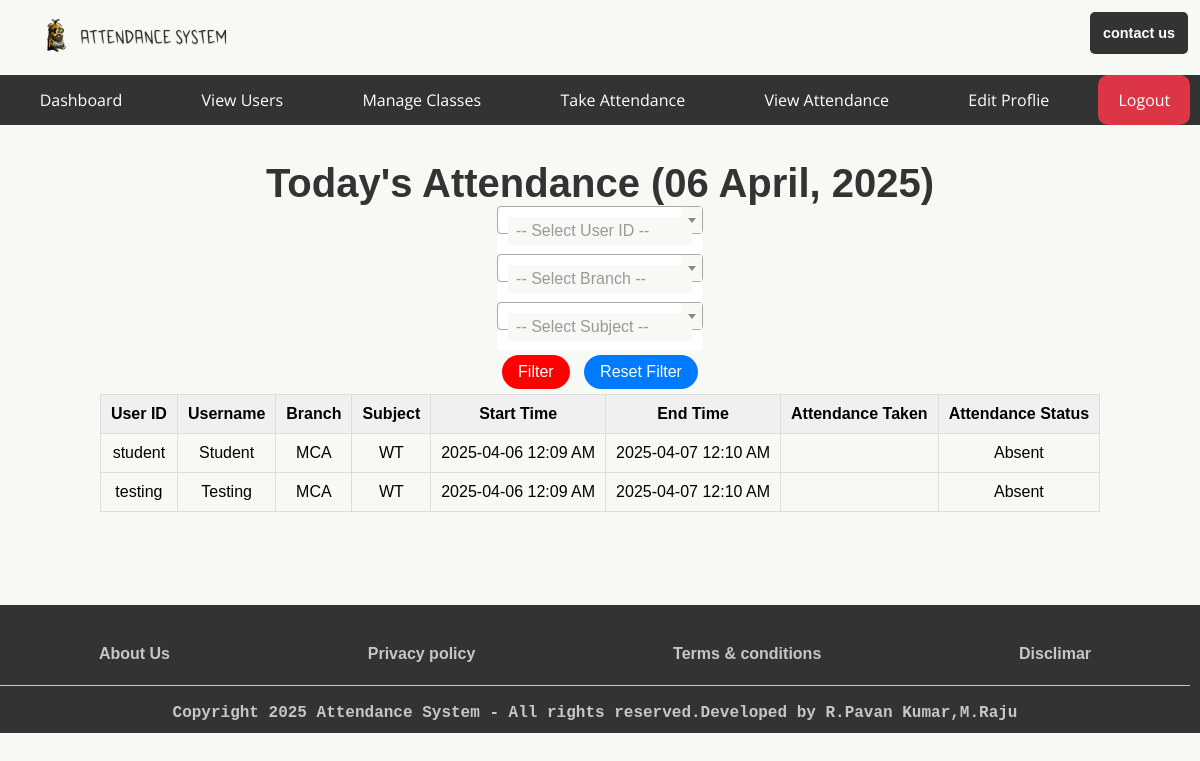
The app's page /teacher/view_attendance/today_attendance_all (signed in) with its own data.
### app.py (models this page shows, shortened)
class User(db.Model):
    userid = db.Column(db.String(10), primary_key=True, unique=True, nullable=False)
    username = db.Column(db.String(150), nullable=False)
    password_hash = db.Column(db.String(150), nullable=False)
    role = db.Column(db.String(50), nullable=False)

class SubjectsClasses(db.Model):  # Renamed to SubjectsClasses
    id = db.Column(db.Integer, primary_key=True)
    Branch = db.Column(db.String(200), nullable=False)
    Subject = db.Column(db.String(200), nullable=False)
    Start_Time = db.Column(db.DateTime, nullable=False)
    End_Time = db.Column(db.DateTime, nullable=False)
    date_created = db.Column(db.DateTime, default=datetime.utcnow)
    completed = db.Column(db.Integer, default=0)

### app.py (the view)
@app.route('/<role>/view_attendance/today_attendance_all', methods=['GET', 'POST'])
@role_required(['admin', 'teacher'])
def today_attendance_all(role):
    today = date.today()
    start_of_day = datetime.combine(today, time.min)
    end_of_day = datetime.combine(today, time.max)
    students_query = User.query.filter_by(role='student').order_by(User.userid)
    subjects_today_query = SubjectsClasses.query.filter(
        db.func.date(SubjectsClasses.Start_Time) == today
    ).order_by(SubjectsClasses.Start_Time)
    filter_userid = request.form.get('userid')
    filter_branch = request.form.get('branch')
    filter_subject = request.form.get('subject')
    if filter_userid:
        students_query = students_query.filter(User.userid == filter_userid)
    if filter_branch:
        subjects_today_query = subjects_today_query.filter(SubjectsClasses.Branch == filter_branch)
    if filter_subject:
        subjects_today_query = subjects_today_query.filter(SubjectsClasses.Subject == filter_subject)
    students = students_query.all()
    subjects_today = subjects_today_query.all()
    student_attendance_data = []
    for student in students:
        for subject_class in subjects_today:
            attendance_record = Attendance.query.filter(
                Attendance.user_id == student.userid,
                Attendance.subject_id == subject_class.id,
                Attendance.date_time >= start_of_day,
                Attendance.date_time <= end_of_day
            ).first()
            is_present = bool(attendance_record)
            attendance_time = attendance_record.date_time if attendance_record else None
            student_attendance_data.append({
                'user_id': student.userid,
                'username': student.username,
                'branch': subject_class.Branch,
                'subject': subject_class.Subject,
                'start_time': subject_class.Start_Time,
                'end_time': subject_class.End_Time,
                'attendance_taken': attendance_time,
                'attendance_status': 'Present' if is_present else 'Absent'
            })
    return render_template(
        f'auth/dashboards/{role}/attendance/today_attendance_all.html',
        student_attendance_data=student_attendance_data,
        today=today,
        students=User.query.filter_by(role='student').order_by(User.userid).all(),
        branches=SubjectsClasses.query.with_entities(SubjectsClasses.Branch).distinct().order_by(SubjectsClasses.Branch).all(),
        subjects=SubjectsClasses.query.with_entities(SubjectsClasses.Subject).distinct().order_by(SubjectsClasses.Subject).all(),
        filter_userid=filter_userid,
        filter_branch=filter_branch,
        filter_subject=filter_subject,
        role=role  # Pass the 'role' variable to the template context
    )

### app.py (called while the page is built)
def role_required(roles):
    if not isinstance(roles, list):
        roles = [roles]  # Ensure roles is a list
    def decorator(func):
        @wraps(func)
        def wrapper(*args, **kwargs):
            if 'username' not in session:
                return redirect(url_for('login'))
            user = User.query.filter_by(username=session['username']).first()
            if user.role not in roles:  # Check if the user's role is in the allowed roles list
                return redirect(url_for('index'))  # Redirect to the home page if unauthorized
            return func(*args, **kwargs)
        return wrapper
    return decorator

### templates/auth/dashboards/teacher/attendance/today_attendance_all.html (shortened to what this page needs)
{% extends 'base/base_teacher.html' %}
{% block body %}
<main class="today-attendance-main">
    <h1>Today's Attendance ({{ today.strftime('%d %B, %Y') }})</h1>
    <section class="filter-section">
        <form method="POST" id="form-sec" class="attendance-form">
            <div class="form-group">
            </div>
            <div class="form-group">
            </div>
            <div class="form-group">
            </div>
            <div class="form-actions">
                <button type="submit" class="delete">Filter</button>
                <a href="{{ url_for('today_attendance_all', role=role) }}" id="update" class="button secondary">Reset Filter</a>
            </div>
        </form>
    </section>
    {% if student_attendance_data %}
    <div style="overflow-x: auto; max-width: 100%;">
    <table class="attendance-table">
        <thead>
            <tr>
                <th>User ID</th>
                <th>Username</th>
                <th>Branch</th>
                <th>Subject</th>
                <th>Start Time</th>
                <th>End Time</th>
                <th>Attendance Taken</th>
                <th>Attendance Status</th>
            </tr>
        </thead>
        <tbody>
            {% for data in student_attendance_data %}
            <tr>
                <td>{{ data.user_id }}</td>
                <td>{{ data.username }}</td>
                <td>{{ data.branch }}</td>
                <td>{{ data.subject }}</td>
                <td>{{ data.start_time.strftime('%Y-%m-%d %I:%M %p') if data.start_time }}</td>
                <td>{{ data.end_time.strftime('%Y-%m-%d %I:%M %p') if data.end_time }}</td>
                <td>{{ data.attendance_taken.strftime('%Y-%m-%d %I:%M %p') if data.attendance_taken }}</td>
                <td>{{ data.attendance_status }}</td>
            </tr>
            {% endfor %}
        </tbody>
    </table>
    </div>
    {% else %}
    <p>No attendance data found for today based on the applied filters.</p>
    {% endif %}
</main>
<link href="https://cdnjs.cloudflare.com/ajax/libs/select2/4.0.13/css/select2.min.css" rel="stylesheet" />
{% endblock body %}

### static/styles/index.css (style rules this page uses)
* { background: #f7f9f4; font-family: 'Arial', sans-serif; margin: 0; padding: 0; box-sizing: border-box; font-size: 1rem; text-decoration: none; }
a { background: transparent; }
main { display: flex; justify-content: start; align-items: center; flex-direction: column; padding: 3% 0; width: 100%; min-height: 60vh; }
a { text-decoration: none; }
a.button { background-color: #333; color: #fff; border: none; padding: 10px 20px; font-size: 16px; text-decoration: none; cursor: pointer; }
form { width: 300px; max-width: 500px; margin: 40px auto; padding: 20px; border: 1px solid #ddd; border-radius: 10px; box-shadow: 0 0 10px rgba(0, 0, 0, 0.1); }
table { margin: 0 auto; border-collapse: collapse; border-spacing: 0; width: 100%; border: 1px solid #ddd; }
th, td { border: 1px solid #ddd; padding: 10px; text-align: center; }
th { background-color: #f0f0f0; }
h1 { text-align: center; font-size: 2.5rem; color: #333; }
#form-sec { width: auto; max-width: auto; margin: 0 auto; padding: 0 0 0 0; border: none; border-radius: none; box-shadow: none; display: flex; background-color: #ffffff; display: block; margin-top: 0em; unicode-bidi: isolate; }
#update { display: inline-block; padding: 8px 16px; margin: 5px; border-radius: 20px; background-color: #007bff; color: #fff; text-decoration: none; -webkit-transition: background-color 0.3s ease; transition: background-color 0.3s ease; }
.delete { display: inline-block; padding: 8px 16px; margin: 5px; border-radius: 20px; background-color: #ff0000; color: #fff; text-decoration: none; -webkit-transition: background-color 0.3s ease; transition: background-color 0.3s ease; width: auto; border: none; box-shadow: none; }
.form-group { margin-bottom: 15px; }
button { width: 100%; padding: 10px; background-color: #ff7b00; border: none; border-radius: 5px; color: white; font-size: 16px; cursor: pointer; margin-top: 15px; }
.attendance-form { max-width: 600px; margin: 0 auto; }
.form-group { margin-bottom: 20px; }

### records on screen
User: user_id "student", username "Student"
SubjectsClasses: branch "MCA" "MCA", subject "WT" "WT", start_time "2025-04-06 12:09 AM" "2025-04-06 12:09 AM", end_time "2025-04-07 12:10 AM" "2025-04-07 12:10 AM"
User: user_id "testing", username "Testing"

### other values on screen
{{ data.attendance_status }} "Absent" "Absent"
